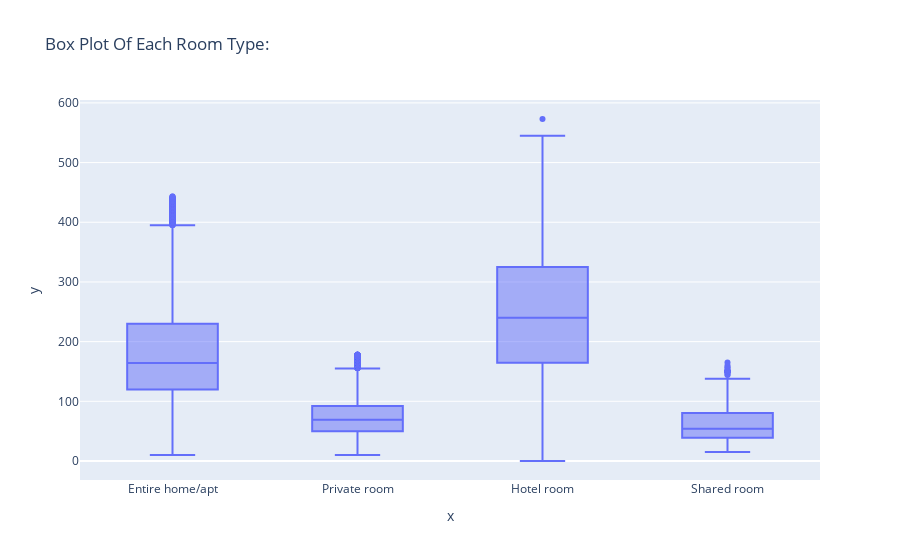

Notebook code for this chart:
### Code cell
fig = px.box(x=data['room_type'], y=data['price'],  title="Box Plot Of Each Room Type: ")
fig.show()

### Figure 1 — Plotly figure (JSON) as saved in the notebook; plotly's stock layout.template omitted (floating-point values rounded to 4 significant figures; data arrays with more than 128 entries replaced by an {"elided": "..."} marker saying what was removed)
{"data": [{"alignmentgroup": "True", "hovertemplate": "x=%{x}<br>y=%{y}<extra></extra>", "legendgroup": "", "marker": {"color": "#636efa"}, "name": "", "notched": false, "offsetgroup": "", "orientation": "v", "showlegend": false, "type": "box", "x": {"elided": "36192 str values"}, "x0": " ", "xaxis": "x", "y": {"elided": "36192 int values"}, "y0": " ", "yaxis": "y"}], "layout": {"boxmode": "group", "legend": {"tracegroupgap": 0}, "title": {"text": "Box Plot Of Each Room Type: "}, "xaxis": {"anchor": "y", "domain": [0, 1], "title": {"text": "x"}}, "yaxis": {"anchor": "x", "domain": [0, 1], "title": {"text": "y"}}}}
